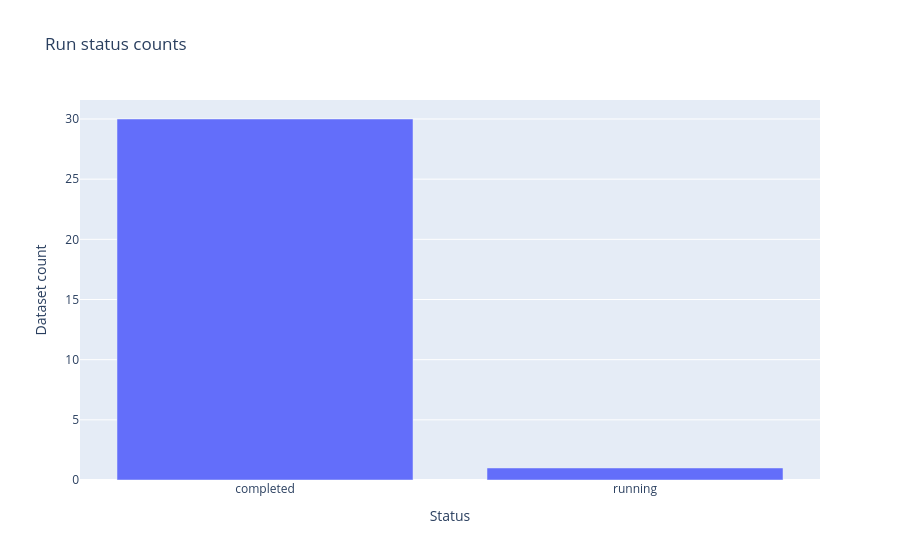

Write notebook code for a chart like this one.
### Code cell
# Run completeness and leaderboard-reference context

if RUN_STATUS is None or RUN_STATUS.empty:
    display_note("No per-dataset `run_status.json` files were found in this run directory.")
else:
    status_df = RUN_STATUS.copy()
    status_df["status"] = status_df["status"].astype(str)
    display_note("### Run completeness by dataset")
    display(status_df.sort_values(["status", "dataset"], ascending=[True, True]).reset_index(drop=True))

    status_counts = status_df.groupby("status", dropna=False).size().reset_index(name="datasets")
    fig = px.bar(status_counts, x="status", y="datasets", title="Run status counts")
    fig.update_layout(xaxis_title="Status", yaxis_title="Dataset count")
    fig.show()

if LEADERBOARD_TOP10 is None or LEADERBOARD_TOP10.empty:
    display_note("No `leaderboard_top10_reference.csv` was found for this run.")
else:
    ref = LEADERBOARD_TOP10.copy()
    if "is_top10_entry" in ref.columns:
        ref = ref.loc[ref["is_top10_entry"].fillna(False)].copy()

    display_note("### Leaderboard reference coverage")
    coverage_cols = [
        "dataset",
        "benchmark_id",
        "benchmark_suite",
        "leaderboard_metric_name",
        "leaderboard_dataset_split",
        "rank",
        "model",
        "metric_value",
    ]
    coverage_cols = [c for c in coverage_cols if c in ref.columns]
    display(ref[coverage_cols].head(30))

    coverage_summary = (
        ref.groupby([c for c in ["dataset", "leaderboard_metric_name"] if c in ref.columns], dropna=False)
        .agg(
            top10_rows=("model", "size"),
            top10_best=("metric_value_numeric", "min"),
            top10_worst=("metric_value_numeric", "max"),
        )
        .reset_index()
    )
    display(coverage_summary.sort_values("dataset").reset_index(drop=True))

### Figure 1 — Plotly figure (JSON) as saved in the notebook; plotly's stock layout.template omitted (floating-point values rounded to 4 significant figures)
{"data": [{"hovertemplate": "status=%{x}<br>datasets=%{y}<extra></extra>", "legendgroup": "", "marker": {"color": "#636efa", "pattern": {"shape": ""}}, "name": "", "orientation": "v", "showlegend": false, "textposition": "auto", "type": "bar", "x": ["completed", "running"], "xaxis": "x", "y": [30, 1], "yaxis": "y"}], "layout": {"barmode": "relative", "legend": {"tracegroupgap": 0}, "title": {"text": "Run status counts"}, "xaxis": {"anchor": "y", "domain": [0, 1], "title": {"text": "Status"}}, "yaxis": {"anchor": "x", "domain": [0, 1], "title": {"text": "Dataset count"}}}}
